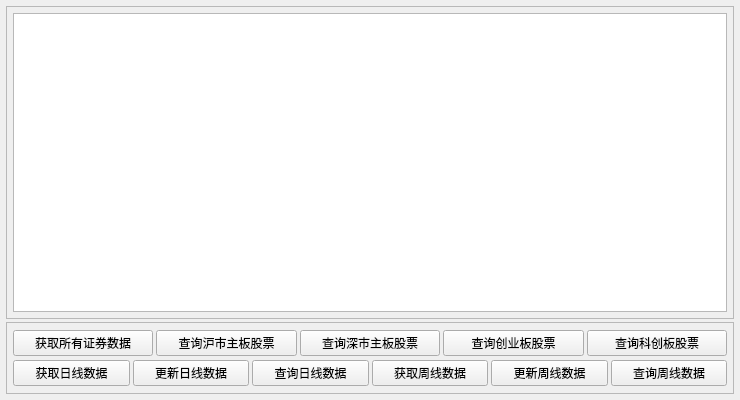
<?xml version="1.0" encoding="UTF-8"?>
<ui version="4.0">
 <class>Form</class>
 <widget class="QWidget" name="Form">
  <property name="geometry">
   <rect>
    <x>0</x>
    <y>0</y>
    <width>740</width>
    <height>400</height>
   </rect>
  </property>
  <property name="windowTitle">
   <string>Form</string>
  </property>
  <layout class="QVBoxLayout" name="verticalLayout">
   <property name="spacing">
    <number>3</number>
   </property>
   <property name="leftMargin">
    <number>6</number>
   </property>
   <property name="topMargin">
    <number>6</number>
   </property>
   <property name="rightMargin">
    <number>6</number>
   </property>
   <property name="bottomMargin">
    <number>6</number>
   </property>
   <item>
    <widget class="QFrame" name="frame_center">
     <property name="frameShape">
      <enum>QFrame::StyledPanel</enum>
     </property>
     <property name="frameShadow">
      <enum>QFrame::Raised</enum>
     </property>
     <layout class="QGridLayout" name="gridLayout">
      <property name="leftMargin">
       <number>6</number>
      </property>
      <property name="topMargin">
       <number>6</number>
      </property>
      <property name="rightMargin">
       <number>6</number>
      </property>
      <property name="bottomMargin">
       <number>6</number>
      </property>
      <property name="spacing">
       <number>0</number>
      </property>
      <item row="0" column="0">
       <widget class="QPlainTextEdit" name="plainTextEdit_log">
        <property name="readOnly">
         <bool>true</bool>
        </property>
       </widget>
      </item>
     </layout>
    </widget>
   </item>
   <item>
    <widget class="QFrame" name="frame_bottom">
     <property name="minimumSize">
      <size>
       <width>0</width>
       <height>72</height>
      </size>
     </property>
     <property name="maximumSize">
      <size>
       <width>16777215</width>
       <height>72</height>
      </size>
     </property>
     <property name="frameShape">
      <enum>QFrame::StyledPanel</enum>
     </property>
     <property name="frameShadow">
      <enum>QFrame::Raised</enum>
     </property>
     <layout class="QVBoxLayout" name="verticalLayout_2">
      <property name="spacing">
       <number>3</number>
      </property>
      <property name="leftMargin">
       <number>6</number>
      </property>
      <property name="topMargin">
       <number>6</number>
      </property>
      <property name="rightMargin">
       <number>6</number>
      </property>
      <property name="bottomMargin">
       <number>6</number>
      </property>
      <item>
       <layout class="QHBoxLayout" name="horizontalLayout">
        <item>
         <widget class="QPushButton" name="btn_get_all_stocks">
          <property name="text">
           <string>获取所有证券数据</string>
          </property>
         </widget>
        </item>
        <item>
         <widget class="QPushButton" name="btn_query_sh_main">
          <property name="text">
           <string>查询沪市主板股票</string>
          </property>
         </widget>
        </item>
        <item>
         <widget class="QPushButton" name="btn_query_sz_main">
          <property name="text">
           <string>查询深市主板股票</string>
          </property>
         </widget>
        </item>
        <item>
         <widget class="QPushButton" name="btn_query_gem">
          <property name="text">
           <string>查询创业板股票</string>
          </property>
         </widget>
        </item>
        <item>
         <widget class="QPushButton" name="btn_query_star">
          <property name="text">
           <string>查询科创板股票</string>
          </property>
         </widget>
        </item>
       </layout>
      </item>
      <item>
       <layout class="QHBoxLayout" name="horizontalLayout_2">
        <item>
         <widget class="QPushButton" name="btn_get_daily_data">
          <property name="text">
           <string>获取日线数据</string>
          </property>
         </widget>
        </item>
        <item>
         <widget class="QPushButton" name="btn_update_daily_data">
          <property name="text">
           <string>更新日线数据</string>
          </property>
         </widget>
        </item>
        <item>
         <widget class="QPushButton" name="btn_query_daily_data">
          <property name="text">
           <string>查询日线数据</string>
          </property>
         </widget>
        </item>
        <item>
         <widget class="QPushButton" name="btn_get_weekly_data">
          <property name="text">
           <string>获取周线数据</string>
          </property>
         </widget>
        </item>
        <item>
         <widget class="QPushButton" name="btn_update_weekly_data">
          <property name="text">
           <string>更新周线数据</string>
          </property>
         </widget>
        </item>
        <item>
         <widget class="QPushButton" name="btn_query_weekly_data">
          <property name="text">
           <string>查询周线数据</string>
          </property>
         </widget>
        </item>
       </layout>
      </item>
     </layout>
    </widget>
   </item>
  </layout>
 </widget>
 <resources/>
 <connections/>
</ui>
